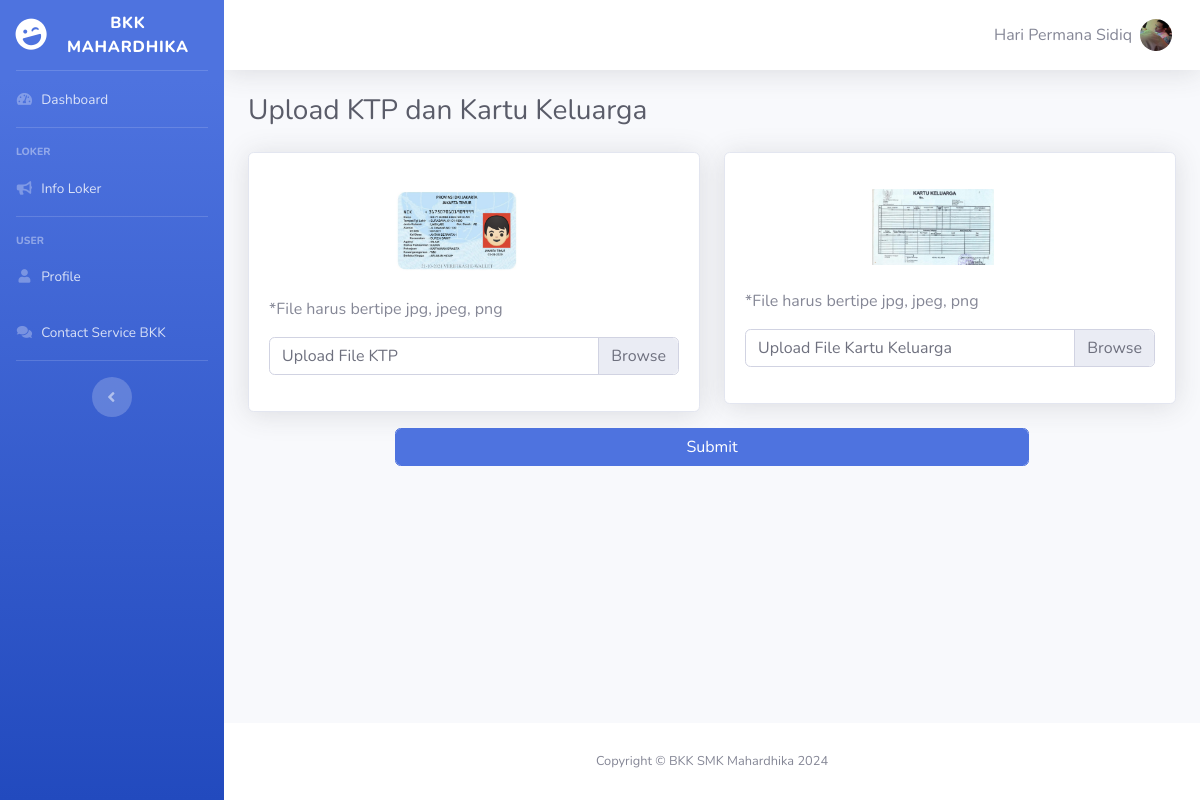
Screenshot of /user/upload_ktpkk.php (signed in) with the database file from the repository.
### tables this page shows
CREATE TABLE `tb_client` (
  `id` int(11) NOT NULL,
  `username` varchar(50) NOT NULL,
  `password` varchar(60) NOT NULL,
  `email` varchar(100) NOT NULL,
  `nama_lengkap` varchar(100) NOT NULL,
  `jk` enum('laki-laki','perempuan') NOT NULL,
  `pendidikan` varchar(50) NOT NULL,
  `asal_sekolah` varchar(100) NOT NULL,
  `tanggal_lahir` date NOT NULL,
  `tempat_lahir` varchar(50) NOT NULL,
  `usia` int(11) NOT NULL,
  `jurusan` varchar(150) NOT NULL,
  `pekerjaan_terakhir` varchar(100) NOT NULL,
  `tinggi_badan` int(11) NOT NULL,
  `berat_badan` int(11) NOT NULL,
  `nowa` varchar(50) NOT NULL,
  `nik` varchar(16) NOT NULL,
  `level` enum('admin','partner','client') NOT NULL,
  `foto` varchar(255) NOT NULL,
  `cv` varchar(255) NOT NULL,
  `ktp` varchar(255) NOT NULL,
  `kk` varchar(255) NOT NULL
);

### inc/function.default.php (called while the page is built, shortened)
<?php
function myquery($query)
{
    global $conn;
    $result = $conn->query($query);
    $rows = [];
    while ($row = $result->fetch_assoc()) {
        $rows[] = $row;
    }
    return $rows;
}
function base_url($includePath = true, $customPath = '')
{
    $protocol = isset($_SERVER['HTTPS']) && $_SERVER['HTTPS'] === 'on' ? 'https' : 'http';
    $host = $_SERVER['HTTP_HOST'];
    if ($includePath) {
        $path = rtrim(dirname($_SERVER['PHP_SELF']), '/\\');
        $isLocal = in_array($host, ['localhost', '127.0.0.1']);
        $port = $isLocal && isset($_SERVER['SERVER_PORT']) && $_SERVER['SERVER_PORT'] !== '80' ? ":" . $_SERVER['SERVER_PORT'] : '';
        $path = $path !== '/' ? $path . '/' : '';
        $baseUrl = $protocol . "://" . $host . $port . $path;
    } else {
        $customPath = trim($customPath, '/');
        $baseUrl = $protocol . "://" . $host . '/' . $customPath;
    }
    return $baseUrl;
}

### user/upload_ktpkk.php (the view, shortened to what this page needs)
<?php
include '../inc/function.database.php';
include '../inc/function.default.php';
$id   = $_SESSION['id_client'];
$user = myquery("SELECT * FROM tb_client WHERE id = '$id'");
?>
<!DOCTYPE html>
<html lang="en">
<head>
    <link href="<?= base_url() ?>vendor/fontawesome-free/css/all.min.css" rel="stylesheet" type="text/css">
    <link href="<?= base_url() ?>css/sb-admin-2.min.css" rel="stylesheet">
    <link rel="stylesheet" href="https://cdnjs.cloudflare.com/ajax/libs/ekko-lightbox/5.3.0/ekko-lightbox.css">
</head>
<body id="page-top">
    <div id="wrapper">
        <?php include 'inc/header.php' ?>
        <div class="container-fluid">
            <div class="d-sm-flex align-items-center justify-content-between mb-4">
                <h1 class="h3 mb-0 text-gray-800">Upload KTP dan Kartu Keluarga</h1>
            </div>
            <div class="row">
                <div class="col-md-6">
                    <div class="card card-body shadow">
                        <a href="<?= base_url() ?>/img/ktp/<?= $user[0]['ktp'] ?>" data-title="Foto KTP" data-max-height="400" data-toggle="lightbox">
                            <img class="img-fluid mt-3 mb-4 px-3 px-sm-4 col-md-5 offset-md-3" src="<?= base_url() ?>/img/ktp/<?= $user[0]['ktp'] ?>">
                        </a>
                        <p>*File harus bertipe jpg, jpeg, png</p>
                        <div class="custom-file mb-3">
                            <label class="custom-file-label" for="ktp">Upload File KTP</label>
                        </div>
                    </div>
                </div>
                <div class="col-md-6">
                    <div class="card card-body shadow">
                        <a href="<?= base_url() ?>/img/kk/<?= $user[0]['kk'] ?>" data-title="Foto Kartu Keluarga" data-max-height="400" data-toggle="lightbox">
                            <img class="img-fluid mt-3 mb-4 px-3 px-sm-4 col-md-5 offset-md-3" src="<?= base_url() ?>/img/kk/<?= $user[0]['kk'] ?>">
                        </a>
                        <p>*File harus bertipe jpg, jpeg, png</p>
                        <div class="custom-file mb-3">
                            <label class="custom-file-label" for="kk">Upload File Kartu Keluarga</label>
                        </div>
                    </div>
                </div>
                <button class="btn btn-primary form-control col-md-8 mt-3 offset-md-2" id="submit">Submit</button>
            </div>
        </div>
    </div>
    <footer class="sticky-footer bg-white">
        <div class="container my-auto">
            <div class="copyright text-center my-auto">
                <span>Copyright &copy; BKK SMK Mahardhika <?= date("Y") ?></span>
            </div>
        </div>
    </footer>
</body>
</html>

### user/inc/header.php (shortened to what this page needs)
<ul class="navbar-nav bg-gradient-primary sidebar sidebar-dark accordion" id="accordionSidebar">
    <a class="sidebar-brand d-flex align-items-center justify-content-center" href="<?= base_url() ?>">
        <div class="sidebar-brand-icon rotate-n-15">
            <i class="fas fa-laugh-wink"></i>
        </div>
        <div class="sidebar-brand-text mx-3">BKK Mahardhika</div>
    </a>
    <hr class="sidebar-divider my-0">
    <li class="nav-item">
        <a class="nav-link" href="<?= base_url() ?>">
            <i class="fas fa-fw fa-tachometer-alt"></i>
            <span>Dashboard</span></a>
    </li>
    <hr class="sidebar-divider">
    <div class="sidebar-heading">
        Loker
    </div>
    <li class="nav-item">
        <a class="nav-link" href="info_loker.php">
            <i class="fas fa-fw fa-bullhorn"></i>
            <span>Info Loker</span>
        </a>
    </li>
    <hr class="sidebar-divider">
    <div class="sidebar-heading">
        User
    </div>
    <li class="nav-item">
        <a class="nav-link" href="profile.php">
            <i class="fas fa-fw fa-user"></i>
            <span>Profile</span>
        </a>
    </li>
    <li class="nav-item">
        <a class="nav-link" href="contact.php">
            <i class="fas fa-fw fa-comments"></i>
            <span>Contact Service BKK</span></a>
    </li>
    <hr class="sidebar-divider d-none d-md-block">
    <div class="text-center d-none d-md-inline">
        <button class="rounded-circle border-0" id="sidebarToggle"></button>
    </div>
</ul>
<div id="content-wrapper" class="d-flex flex-column">
    <div id="content">
        <nav class="navbar navbar-expand navbar-light bg-white topbar mb-4 static-top shadow">
            <ul class="navbar-nav ml-auto">
                <li class="nav-item dropdown no-arrow">
                    <a class="nav-link dropdown-toggle" href="#" id="userDropdown" role="button" data-toggle="dropdown" aria-haspopup="true" aria-expanded="false">
                        <span class="mr-2 d-none d-lg-inline text-gray-600 text-capitalize"><?= $user[0]['nama_lengkap'] == '' ? $user[0]['username'] : $user[0]['nama_lengkap'] ?></span>
                        <img class="img-profile rounded-circle" src="<?= base_url() ?>img/<?= $user[0]['foto'] ?>">
                    </a>
                </li>
            </ul>
        </nav>

### rows the page displays
tb_client: nama_lengkap "Hari Permana Sidiq", foto (picture), ktp (picture), kk (picture)
